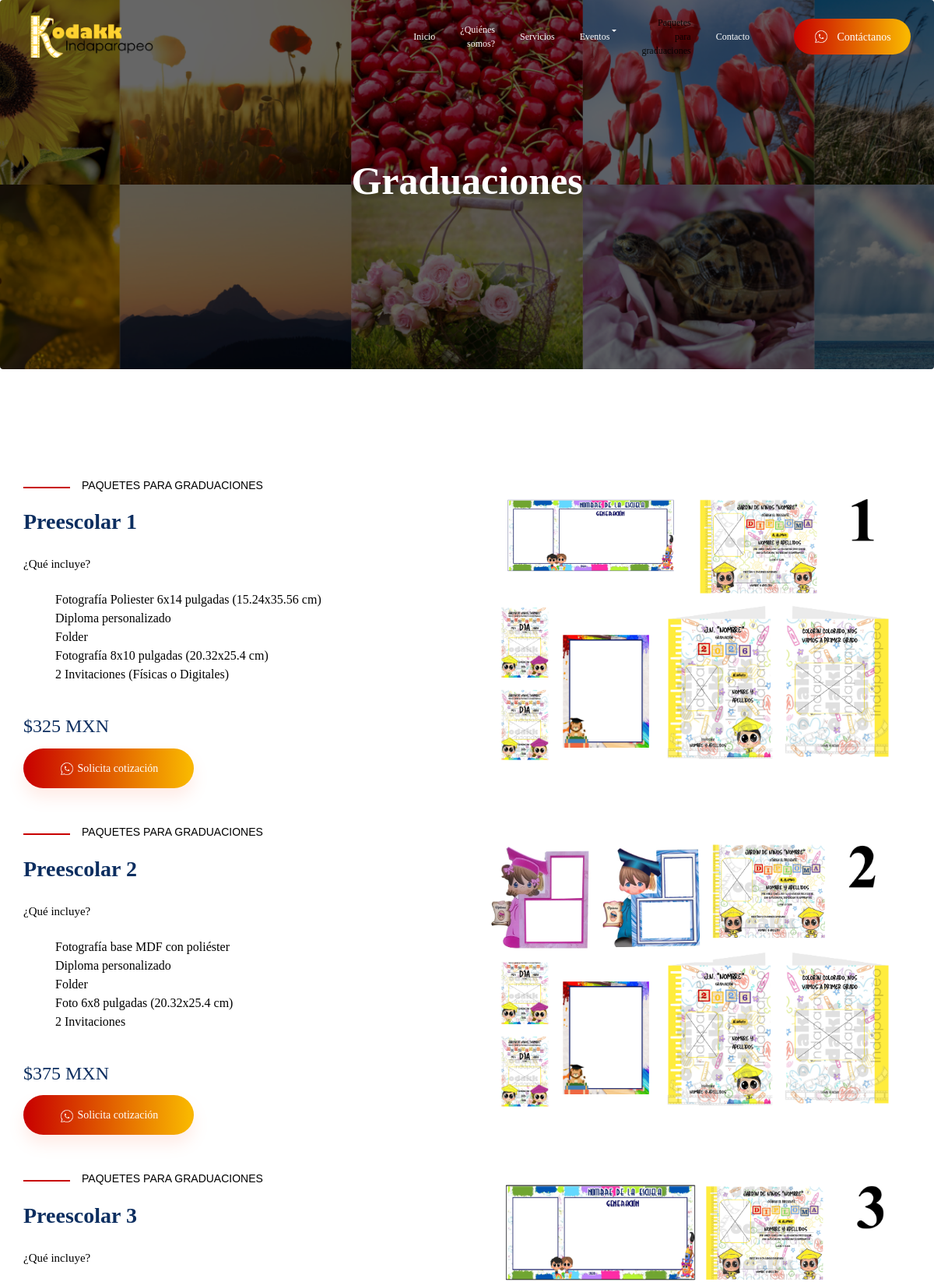
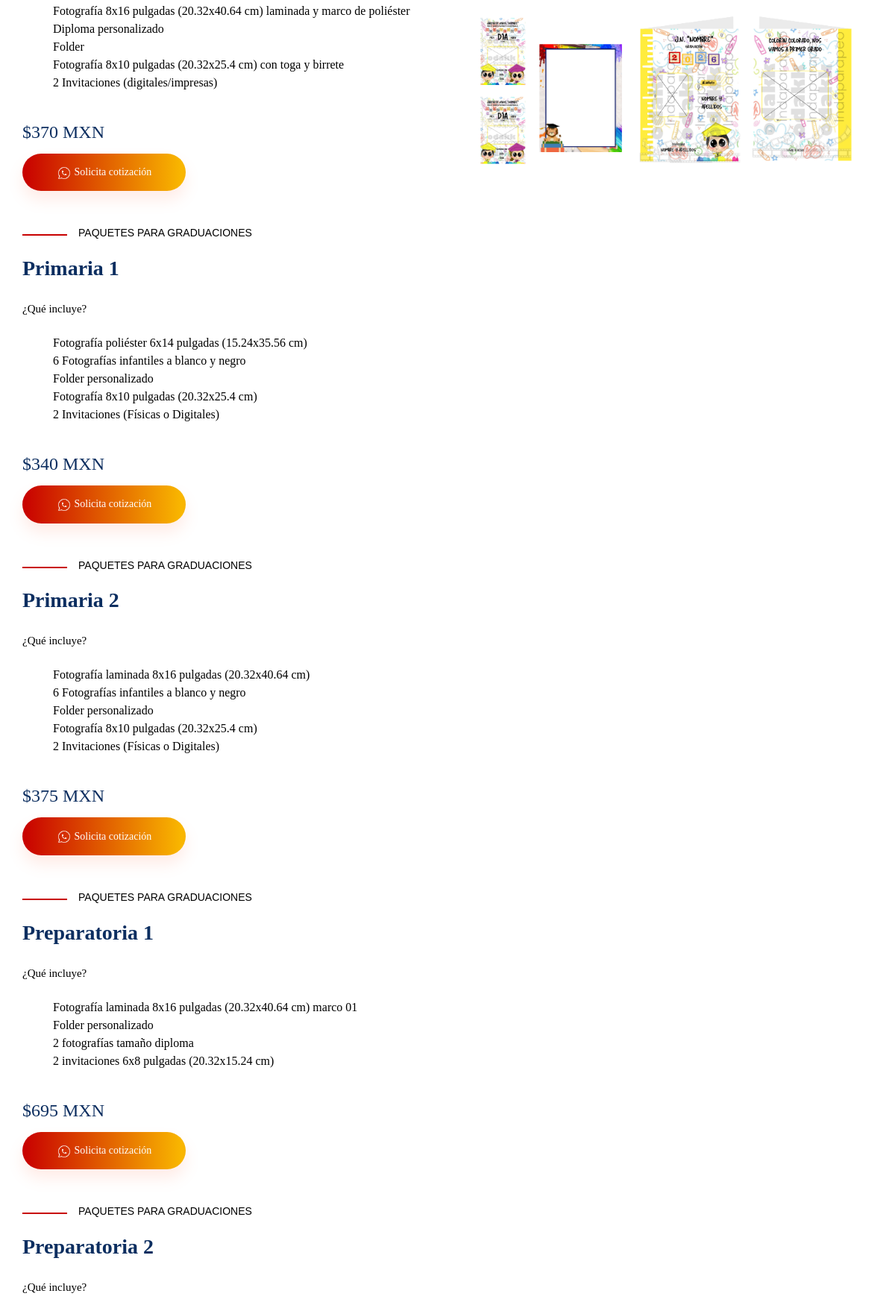
The app's page /graduaciones (upper part) with its own data (2 pictures, top to bottom).
### sitio/models.py (models this page shows, shortened)
class paquetes(models.Model):
    id=models.AutoField(primary_key=True)
    nombre=models.CharField(max_length=70)
    contenido= models.TextField()
    costo=models.PositiveIntegerField(verbose_name="Precio")
    imagen=models.ImageField(blank=True)
    imagen_movil=models.ImageField(blank=True)
    mensaje=models.TextField(verbose_name="Link a WhatsApp", blank=True)
    created=models.DateTimeField(auto_now=False, auto_now_add=True)
    updated=models.DateTimeField( auto_now=True, auto_now_add=False)
    class Meta:
        verbose_name='Paquete de graduación'
        verbose_name_plural='Paquetes de graduación'
    ordering=['nombre']

### sitio/views.py (the view)
# urls.py: path('graduaciones',views.graduaciones, name='graduaciones'),
def graduaciones(request):
    datos = paquetes.objects.all()
    return render(request, "sitio/graduaciones.html", {'datos':datos})

### sitio/templates/sitio/graduaciones.html (shortened to what this page needs)
{% extends "sitio/estructure.html" %}
{% load static %}
{% block contenido %}
<p style="color:white"> {% block name %}Graduaciones{% endblock name %}<p></p>
    <section class="advance_feature learning_part">
        <div class="container">
            {% for paquetes in datos%}
            <br><br>
            <div class="row align-items-sm-center align-items-xl-stretch">
                <div class="col-md-6 col-lg-6">
                    <div class="learning_member_text">
                        <h5 style="color:black" id="{{paquetes.nombre}}">PAQUETES PARA GRADUACIONES</h5>
                        <h2>{{paquetes.nombre}}</h2>
                        <p> ¿Qué incluye? </p>
                        <ul>
                            <li style="font-size:16px" >{{paquetes.contenido |safe}}</li>
                        </ul>
                        <h3>${{paquetes.costo}} MXN</h3>
                        <a class="btn_1" href="https://wa.me/5214431681214?text={{paquetes.mensaje}}">  <img src="{% static 'sitio/img/whatsappicon.png'%}" width="20" height="20"> Solicita cotización </a>
                    </div>
                </div>
                <div class="col-lg-6 col-md-6">
                    {% if request.user_agent.is_mobile %}
                        <img src="/media/{{paquetes.imagen_movil}}" alt="">
                    {% else %}
                        <img src="/media/{{paquetes.imagen}}" alt="">
                    {% endif %}
                </div>
            </div>
            {% endfor %}
        </div>
    </section>
{%endblock contenido%}

### records on screen
paquetes: nombre "Preescolar 1", contenido "Fotografía Poliester 6x14 pulgadas (15.24x35.56 cm) Diploma personalizado Folder Fotografía 8x10 pulgadas (20.32x25.4 cm) 2 Invitaciones (Físicas o Digitales)", costo "325", imagen (picture)
paquetes: nombre "Preescolar 2", contenido "Fotografía base MDF con poliéster Diploma personalizado Folder Foto 6x8 pulgadas (20.32x25.4 cm) 2 Invitaciones", costo "375", imagen (picture)
paquetes: nombre "Preescolar 3", contenido "Fotografía 8x16 pulgadas (20.32x40.64 cm) laminada y marco de poliéster Diploma personalizado Folder Fotografía 8x10 pulgadas (20.32x25.4 cm) con toga y birrete 2 Invitaciones (digitales/impresas)", costo "370", imagen (picture)
paquetes: nombre "Primaria 1", contenido "Fotografía poliéster 6x14 pulgadas (15.24x35.56 cm) 6 Fotografías infantiles a blanco y negro Folder personalizado Fotografía 8x10 pulgadas (20.32x25.4 cm) 2 Invitaciones (Físicas o Digitales)", costo "340"
paquetes: nombre "Primaria 2", contenido "Fotografía laminada 8x16 pulgadas (20.32x40.64 cm) 6 Fotografías infantiles a blanco y negro Folder personalizado Fotografía 8x10 pulgadas (20.32x25.4 cm) 2 Invitaciones (Físicas o Digitales)", costo "375"
paquetes: nombre "Preparatoria 1", contenido "Fotografía laminada 8x16 pulgadas (20.32x40.64 cm) marco 01 Folder personalizado 2 fotografías tamaño diploma 2 invitaciones 6x8 pulgadas (20.32x15.24 cm)", costo "695"
paquetes: nombre "Preparatoria 2"
